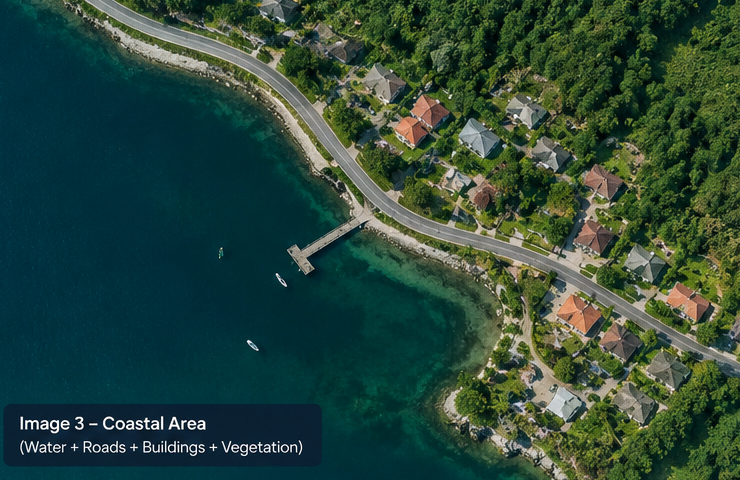
#> input picture test_assets/image_c_coastal.png, 740 x 480 px, found by its file name
$ python test_trace.py
#> lines starting #> are read from the running program, lines starting #| are printed output that depends on the picture; after the words box and inside, x2 and y2 are one past the last pixel; in counts of white or black regions, pixels touching at a corner belong together
import cv2
import numpy as np
import math

def get_skeleton(mask):
    skel = np.zeros(mask.shape, np.uint8)
    element = cv2.getStructuringElement(cv2.MORPH_CROSS, (3, 3))
    temp = mask.copy()
    while True:
        eroded = cv2.erode(temp, element)
        opened = cv2.morphologyEx(eroded, cv2.MORPH_OPEN, element)
        subset = cv2.subtract(eroded, opened)
        skel = cv2.bitwise_or(skel, subset)
        temp = eroded.copy()
        if cv2.countNonZero(temp) == 0:
            break
    return skel

def trace_skeleton_centerline(skel_mask):
    kernel = np.array([[1, 1, 1], [1, 10, 1], [1, 1, 1]], dtype=np.uint8)
    filtered = cv2.filter2D((skel_mask > 0).astype(np.uint8), -1, kernel)
    endpoints = np.argwhere(filtered == 11)

    skel_pts = np.argwhere(skel_mask > 0)
    if len(skel_pts) < 5:
        return []

    start = endpoints[0] if len(endpoints) > 0 else skel_pts[0]

    h, w = skel_mask.shape[:2]
    visited = set()
    queue = [(start[0], start[1])]
    visited.add((start[0], start[1]))
    furthest = (start[0], start[1])

    while queue:
        cy, cx = queue.pop(0)
        furthest = (cy, cx)
        for dy in (-1, 0, 1):
            for dx in (-1, 0, 1):
                if dy == 0 and dx == 0: continue
                ny, nx = cy + dy, cx + dx
                if 0 <= ny < h and 0 <= nx < w and skel_mask[ny, nx] > 0 and (ny, nx) not in visited:
                    visited.add((ny, nx))
                    queue.append((ny, nx))

    visited = set()
    queue = [furthest]
    visited.add(furthest)
    parent = {}
    end_point = furthest
    while queue:
        cy, cx = queue.pop(0)
        end_point = (cy, cx)
        for dy in (-1, 0, 1):
            for dx in (-1, 0, 1):
                if dy == 0 and dx == 0: continue
                ny, nx = cy + dy, cx + dx
                if 0 <= ny < h and 0 <= nx < w and skel_mask[ny, nx] > 0 and (ny, nx) not in visited:
                    visited.add((ny, nx))
                    parent[(ny, nx)] = (cy, cx)
                    queue.append((ny, nx))

    path = []
    curr = end_point
    while curr in parent:
        path.append([int(curr[1]), int(curr[0])]) # [x, y]
        curr = parent[curr]
    path.append([int(curr[1]), int(curr[0])])

    if len(path) < 3:
        return []

    pts_np = np.array(path, dtype=np.int32).reshape((-1, 1, 2))
    simplified = cv2.approxPolyDP(pts_np, 3.5, False).reshape(-1, 2).tolist()
    return simplified

img = cv2.imread("test_assets/image_c_coastal.png")
#> img is the input picture: shape (480, 740, 3); mean B, G, R 58.8, 71.7, 43.5
h, w = img.shape[:2]
#> h = 480; w = 740
hsv = cv2.cvtColor(img, cv2.COLOR_BGR2HSV)
#> hsv: shape (480, 740, 3); mean H, S, V 70.4, 173.8, 76.9
b = img[:, :, 0].astype(np.float32)
g = img[:, :, 1].astype(np.float32)
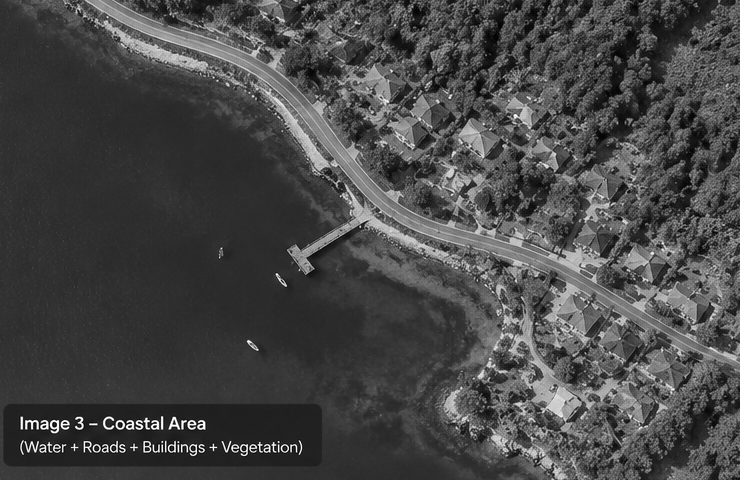
#> g: shape (480, 740) float32; min 0, max 255, mean 71.7
r = img[:, :, 2].astype(np.float32)
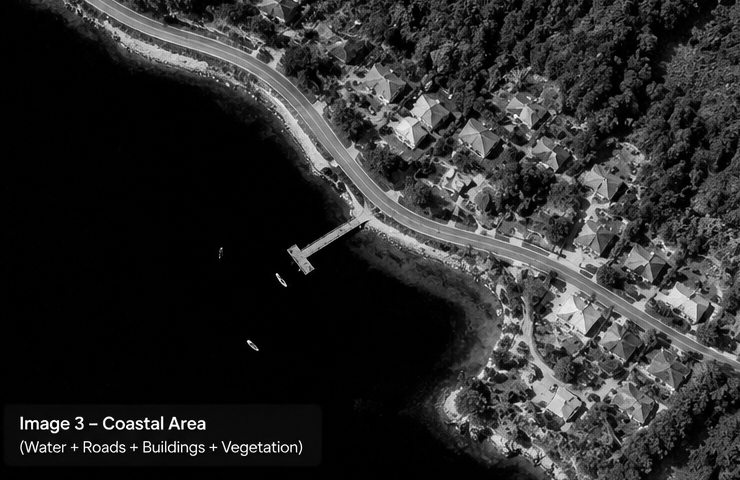
#> r: shape (480, 740) float32; min 0, max 255, mean 43.5
exg = 2.0 * g - r - b
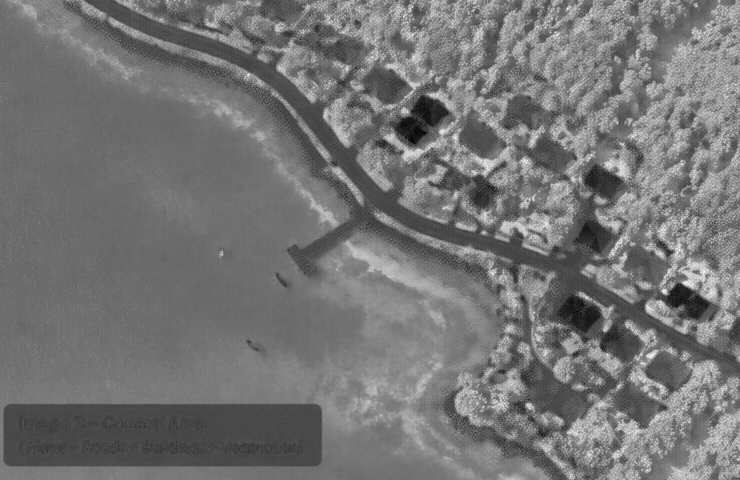
#> exg: shape (480, 740) float32; min -57, max 157, mean 41.1; drawn with min black and max white

is_paved = (hsv[:, :, 1] < 65) & (hsv[:, :, 2] >= 70) & (hsv[:, :, 2] <= 245) & (abs(exg) < 18.0)
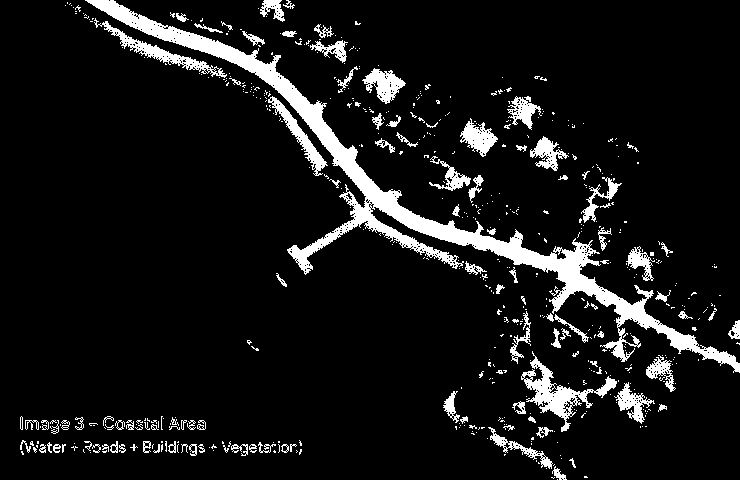
#> is_paved: shape (480, 740) bool; 8.9% white; 564 white regions (460 under 20 px), largest, box (x1, y1, x2, y2) and area: (85, 0, 740, 373) 15222, (521, 351, 617, 432) 1815, (94, 18, 227, 78) 1118
is_dirt = (hsv[:, :, 0] >= 14) & (hsv[:, :, 0] <= 42) & (hsv[:, :, 1] >= 35) & (hsv[:, :, 1] <= 170) & (hsv[:, :, 2] >= 65) & (hsv[:, :, 2] <= 215) & (exg < 10.0)
#> is_dirt: shape (480, 740) bool; 1.1% white in thin lines or dots, all inside (x1, y1, x2, y2) = (93, 4, 740, 480)
road_surface = (is_paved | is_dirt).astype(np.uint8) * 255
#> road_surface: shape (480, 740); 9.2% white; 618 white regions (513 under 20 px), largest, box (x1, y1, x2, y2) and area: (85, 0, 740, 373) 15847, (521, 351, 617, 432) 1896, (90, 18, 227, 78) 1125

is_water = (hsv[:, :, 0] >= 85) & (hsv[:, :, 0] <= 135) & (hsv[:, :, 1] >= 75) & (b > r * 1.6 + 15) & (r < 30)
#> is_water: shape (480, 740) bool; 44.2% white; 441 white regions (390 under 20 px), largest, box (x1, y1, x2, y2) and area: (0, 0, 515, 480) 152500, (652, 0, 715, 48) 725, (690, 412, 707, 442) 176
water_mask = is_water.astype(np.uint8) * 255
water_clean = cv2.morphologyEx(water_mask, cv2.MORPH_OPEN, cv2.getStructuringElement(cv2.MORPH_ELLIPSE, (11, 11)))
#> water_clean: shape (480, 740); 42% white; 1 white region, box (x1, y1, x2, y2) and area: (0, 0, 506, 480) 149206
water_clean = cv2.morphologyEx(water_clean, cv2.MORPH_CLOSE, cv2.getStructuringElement(cv2.MORPH_ELLIPSE, (15, 15)))
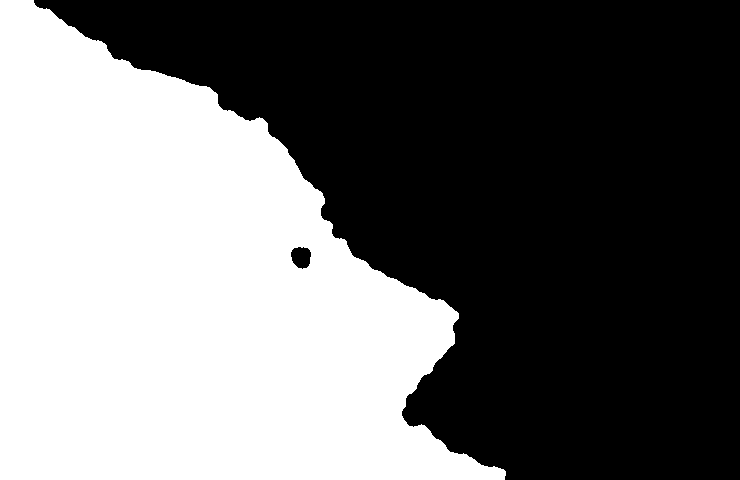
#> water_clean: shape (480, 740); 43.7% white; 1 white region, box (x1, y1, x2, y2) and area: (0, 0, 506, 480) 155109

road_surface[water_clean > 0] = 0
#> road_surface: shape (480, 740); 8.5% white; 530 white regions (461 under 20 px), largest, box (x1, y1, x2, y2) and area: (85, 0, 740, 373) 15234, (521, 351, 617, 432) 1896, (90, 18, 227, 78) 1125

kernel_r = cv2.getStructuringElement(cv2.MORPH_RECT, (3, 3))
road_clean = cv2.morphologyEx(road_surface, cv2.MORPH_OPEN, kernel_r)
#> road_clean: shape (480, 740); 6.3% white; 137 white regions (65 under 20 px), largest, box (x1, y1, x2, y2) and area: (87, 0, 740, 372) 11937, (525, 359, 587, 418) 1166, (348, 197, 417, 248) 859
road_bridged = cv2.morphologyEx(road_clean, cv2.MORPH_CLOSE, cv2.getStructuringElement(cv2.MORPH_RECT, (9, 9)))
#> road_bridged: shape (480, 740); 7.7% white; 61 white regions (20 under 20 px), largest, box (x1, y1, x2, y2) and area: (87, 0, 740, 372) 18346, (523, 359, 587, 431) 1688, (364, 69, 405, 102) 775
num_labels, labels, stats, _ = cv2.connectedComponentsWithStats(road_bridged, connectivity=8)
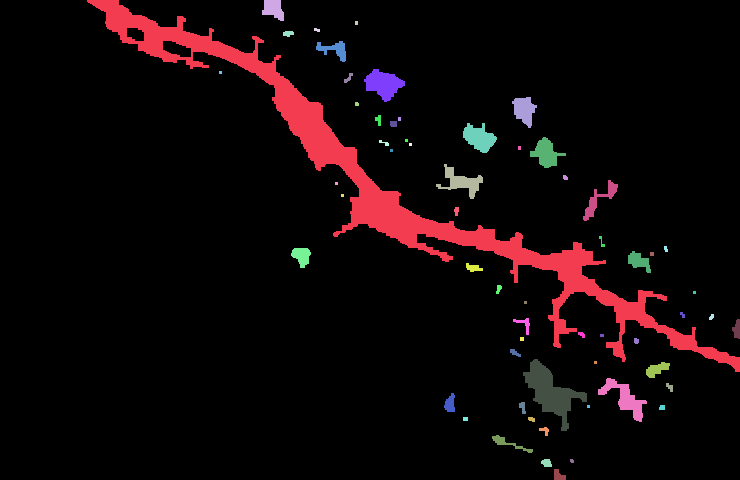
#> labels: shape (480, 740) int32; 62 distinct labels, from 0 to 61; one colour per label, 0 black
#> num_labels = 62; stats = 62 rows, first 6: [0, 0, 740, 480, 327999], [87, 0, 653, 372, 18346], [262, 0, 22, 21, 324], [355, 21, 3, 4, 12], [314, 28, 6, 4, 18], [283, 31, 11, 6, 51]

for l in range(1, num_labels):
    area = stats[l, cv2.CC_STAT_AREA]
    bx, by, bw, bh = stats[l, :4]
    diag = math.hypot(bw, bh)
    approx_w = area / max(1.0, diag)
    elong = diag / max(1.0, approx_w)
    if area >= 400 and diag >= 60 and elong >= 2.0 and approx_w <= 60:
        mask = (labels == l).astype(np.uint8) * 255
        skel = get_skeleton(mask)
        line = trace_skeleton_centerline(skel)
        print(f"Road {l}: area={area}, points count = {len(line)}")
        if len(line) > 0:
            print(f"  First: {line[0]}, Last: {line[-1]}")
#> this loop made 61 passes
#> (area, bx, by, bw, bh, diag, approx_w, elong) on pass 49: (722, 598, 378, 49, 44, 65.86, 10.96, 6.01)
#> (area, bx, by, bw, bh, diag, approx_w, elong) on pass 46: (1688, 523, 359, 64, 72, 96.33, 17.52, 5.5)
#| Road 1: area=18346, points count = 0
#| Road 46: area=1688, points count = 2
#|   First: [534, 363], Last: [538, 370]
#| Road 49: area=722, points count = 4
#|   First: [599, 393], Last: [626, 397]
#> mask: shape (480, 740); 0.2% white; 1 white region, box (x1, y1, x2, y2) and area: (598, 378, 647, 422) 722
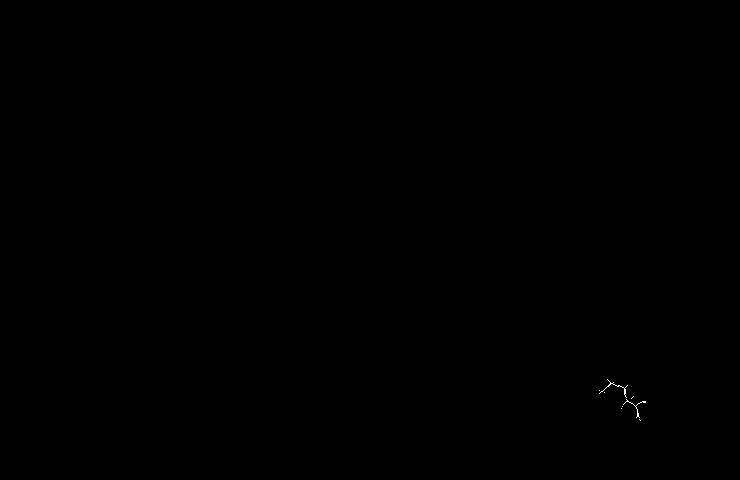
#> skel: shape (480, 740); 0.03% white in thin lines or dots, all inside (x1, y1, x2, y2) = (599, 379, 646, 421)

$ run again, with test_assets/image_a_rural.png copied over test_assets/image_c_coastal.png
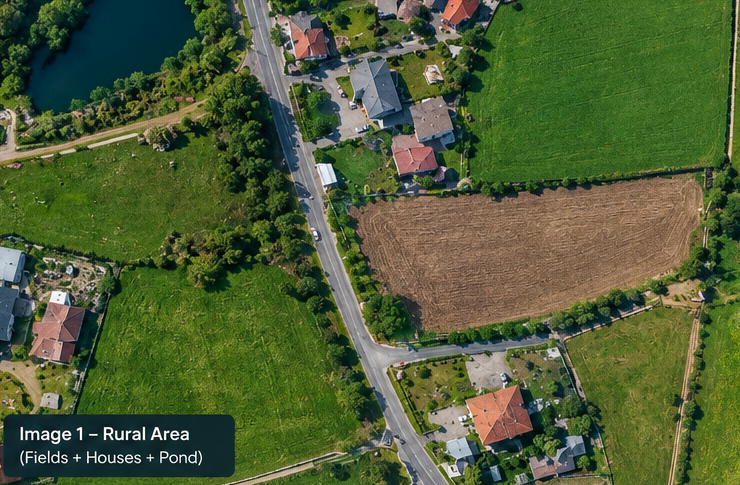
#> input picture test_assets/image_a_rural.png, 740 x 485 px, found by its file name
#> img is the input picture: shape (485, 740, 3); mean B, G, R 54.1, 94.2, 79.4
#> hsv: shape (485, 740, 3); mean H, S, V 49.7, 145.9, 100.7
#> is_paved: shape (485, 740) bool; 8.1% white; 585 white regions (491 under 20 px), largest, box (x1, y1, x2, y2) and area: (290, 124, 592, 485) 12656, (240, 0, 431, 142) 6587, (409, 97, 459, 142) 1068
#> is_dirt: shape (485, 740) bool; 5.9% white in thin lines or dots
#> is_water: shape (485, 740) bool; 8.9% white; 363 white regions (301 under 20 px), largest, box (x1, y1, x2, y2) and area: (18, 0, 202, 114) 11929, (4, 412, 234, 482) 11154, (257, 94, 297, 171) 973
#> road_clean: shape (485, 740); 7.1% white; 184 white regions (118 under 20 px), largest, box (x1, y1, x2, y2) and area: (290, 131, 543, 485) 11947, (242, 0, 383, 140) 5505, (0, 248, 20, 281) 539
#> road_bridged: shape (485, 740); 8.2% white; 78 white regions (34 under 20 px), largest, box (x1, y1, x2, y2) and area: (290, 131, 543, 485) 13227, (233, 0, 427, 140) 7474, (589, 228, 689, 295) 1520
#> `num_labels, labels, stats, _ = cv2.connectedComponentsWithStats(road_b..`:
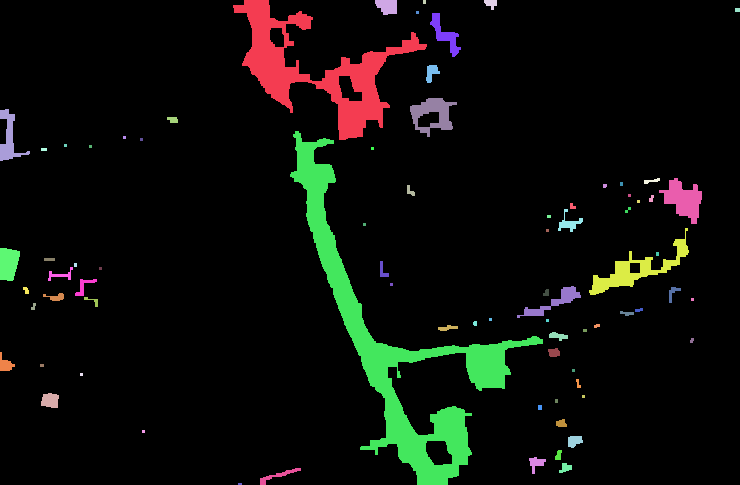
#> labels: shape (485, 740) int32; 79 distinct labels, from 0 to 78; one colour per label, 0 black
#> num_labels = 79; stats = 79 rows, first 6: [0, 0, 740, 485, 329342], [233, 0, 194, 140, 7474], [375, 0, 22, 15, 267], [423, 0, 3, 4, 12], [484, 0, 13, 10, 85], [735, 8, 5, 4, 20]
#> the loop `for l in range(1, num_labels):` made 78 passes
#> (area, bx, by, bw, bh, diag, approx_w, elong) on passes 10, 20, 44: (557, 0, 109, 30, 52, 60.03, 9.28, 6.47), (1030, 659, 178, 43, 46, 62.97, 16.36, 3.85), (517, 517, 286, 64, 32, 71.55, 7.23, 9.9)
#> (printed output is left out)
#> pass 1, `skel = get_skeleton(mask)`:
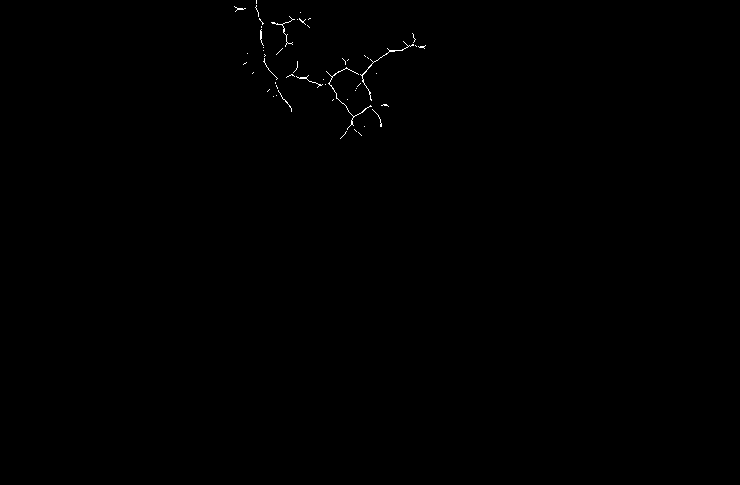
#> skel: shape (485, 740); 0.18% white in thin lines or dots, all inside (x1, y1, x2, y2) = (234, 0, 426, 139)
